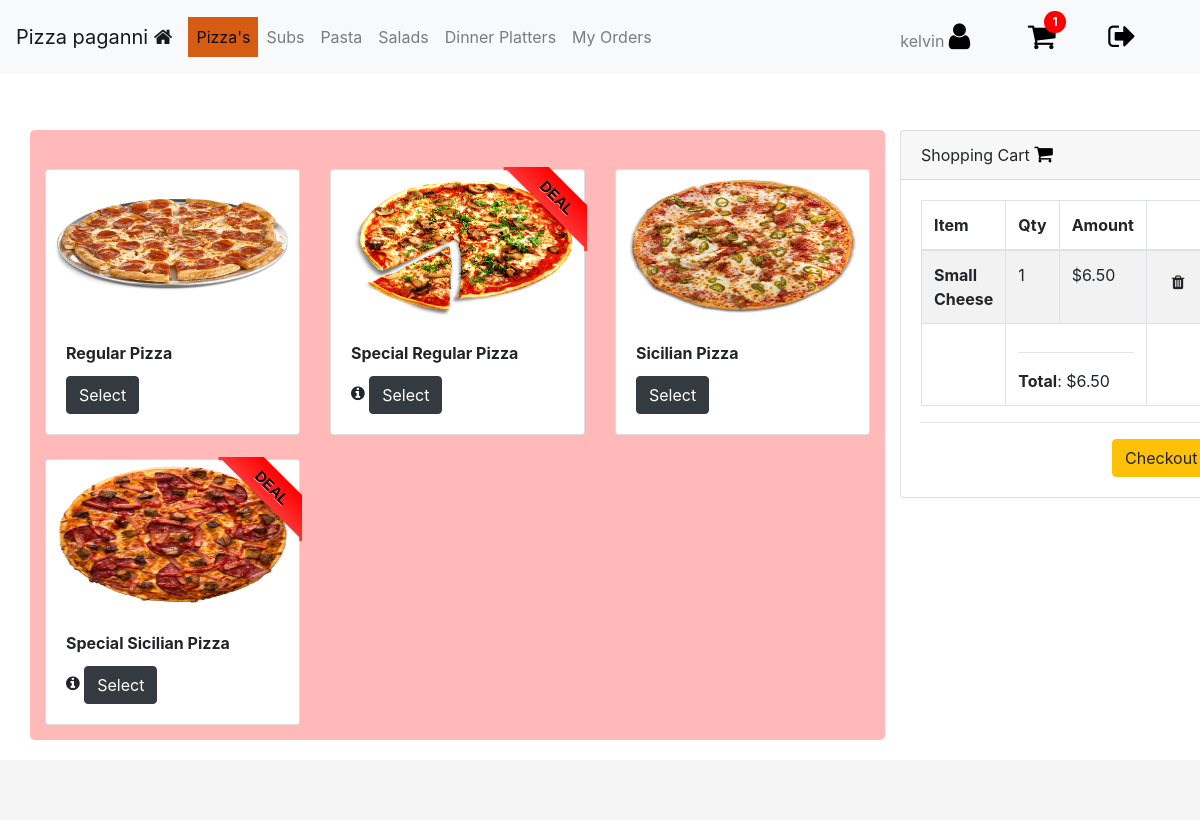
/pizza (signed in), run on the app's committed database.
### orders/models.py (models this page shows, shortened)
class Inventory(models.Model):
    name = models.CharField(max_length=64)
    toppings = models.ManyToManyField(Topping, blank=True, related_name="toppings")
    special = models.BooleanField(default=False)
    customizable = models.BooleanField(default=True)
    item_type = models.ForeignKey(ItemType, on_delete=models.PROTECT, null=True)
    comments = models.CharField(max_length=500, blank=True)
    def __str__(self):
        return f"{self.name}"

class ItemCost(models.Model):
    name = models.ForeignKey(ItemSize, on_delete=models.PROTECT, blank=True, null=True)
    itemcost = models.ManyToManyField(Inventory, blank=True, related_name="cost")
    amount = models.DecimalField(max_digits=6, decimal_places=2)
    def __str__(self):
        for each in self.itemcost.all():
            return f"{self.name} {each}"

class ItemSize(models.Model):
    name = models.CharField(max_length=64, blank=True)
    def __str__(self):
        return f"{self.name}"

class Order(models.Model):
    qty = models.IntegerField()
    item = models.ManyToManyField(ItemCost, blank=True, related_name="item")
    item_topping = models.ManyToManyField(Topping, blank=True, related_name="item_topping")
    order_id = models.ForeignKey(Completed_Order_Ids, on_delete=models.PROTECT, null=True)
    status = models.IntegerField()
    amount = models.DecimalField(max_digits=6, decimal_places=2)
    user_id = models.IntegerField()
    created_at = models.DateTimeField(auto_now_add=True)
    updated_at = models.DateTimeField(auto_now=True)
    class Meta:
        get_latest_by = ['item']

### orders/views.py (the view)
# urls.py: path("pizza", views.pizza, name="pizza"),
@login_required
@user_passes_test(lambda u: not u.is_superuser, login_url='orders')
def pizza(request):
    context = {
        "extra_allowed_count": 3
    }
    return render(request, "user/index.html", context)

### orders/context_processors.py (called while the page is built, shortened)
def data(request):
    if not request.user.is_authenticated:
        return {
            "": ""
        }
    else:
        orders = Order.objects.filter(user_id=request.user.id)
        total = Decimal(0)
        cart_item_count = 0
        total_id = []
        for order in orders:
           if order.status == 0:
               total_id.append(order.id)
               cart_item_count = len(total_id)
               total += Decimal(order.amount)
        return {
            "inventory": Inventory.objects.all(),
            "itemcost": ItemCost.objects.all(),
            "orders": orders,
            "total": total,
            "key": settings.STRIPE_PUBLISHABLE_KEY,
            "total_id": total_id,
            "cart_item_count": cart_item_count
        }
        return render(request, "user/index.html")

### orders/models.py (called while the page is built)
    def __str__(self):
        return f"{self.item}"

### orders/templatetags/striper.py (called while the page is built)
@register.filter(name='stripeconversion')
def stripe_value(total_price):
    return str(int(round(total_price, 2) * 100))

### orders/templates/user/index.html
{% extends 'user/user-base.html' %}

### orders/templates/user/user-base.html (shortened to what this page needs)
<!DOCTYPE html>
<head>
    <link rel="stylesheet" href="">
    <link rel="stylesheet"
    href="https://stackpath.bootstrapcdn.com/bootstrap/4.3.1/css/bootstrap.min.css"
>
    <link href="https://stackpath.bootstrapcdn.com/font-awesome/4.7.0/css/font-awesome.min.css" rel="stylesheet">
    {% load static %}
    <link rel="stylesheet" href="{% static 'css/style.css' %}">
</head>
<body>
    <nav class="navbar navbar-expand-lg navbar-light bg-light">
        <a class="navbar-brand" href="#">Pizza paganni <i class="fa fa-home"></i></a>
        <div class="collapse navbar-collapse" id="navbarText">
            <ul class="navbar-nav mr-auto">
                {% if not user.is_staff %}
              <li class="nav-item">
                <a class="nav-link" href="{% url 'pizza' %}">Pizza's</a>
              </li>
              <li class="nav-item">
                <a class="nav-link" href="{% url 'subs' %}">Subs</a>
              </li>
              <li class="nav-item">
                  <a class="nav-link" href="{% url 'pasta' %}">Pasta</a>
                </li>
                <li class="nav-item">
                  <a class="nav-link" href="{% url 'salads' %}">Salads</a>
                </li>
                <li class="nav-item">
                  <a class="nav-link" href="{% url 'dinner_platters' %}">Dinner Platters</a>
                </li>
                <li class="nav-item">
                  <a class="nav-link" href="{% url 'orders' %}">My Orders </a>
                </li>
                {% else %}
                <li class="nav-item">
                  <a class="nav-link" href="{% url 'orders' %}">Orders List</a>
                </li>
             {%  endif %}
            </ul>
          <span class="navbar-text">
              <span class="mr-5"> {{ user.get_username }} <i class="fa fa-user "
                style="font-size:30px;color:#000"></i>
              </span>
              {% if not user.is_staff %}
            <a href="{% url 'pizza' %}" class="notification mr-5">
                <span><i class="fa fa-shopping-cart " style="font-size:30px;color:#000"></i></span>
                <span class="badge">{{ cart_item_count }}</span>
              </a>
              {% else %}
              <a href="#" class="notification mr-5">
                <span><i class="fa fa-clock-o " style="font-size:30px;color:#000"></i></span>
                <span class="badge">{{pending_items_count}}</span>
              </a>
              {%  endif %}
           <a href="{% url 'logout_user' %}" class="mr-5"><i class="fa fa-sign-out " style="font-size:30px;color:#000"></i></a>
          </span>
        </div>
      </nav>
    <div class="container" style="margin-top: 3.5rem;">
        {% if request.resolver_match.url_name != 'orders' %}
        <div class="row">
            <div class="col-md-9"  style="max-height: 80%;
                     max-width: 100%;
            background-color: rgb(255, 185, 185); padding: 15px; margin-bottom:
            80px; border-radius: 5px; ">
<div class="row">
    {% load striper %}
    {% for items in inventory %}
    {% if items.item_type|stringformat:"s" == request.resolver_match.url_name %}
                                <div class="col-md-6 col-lg-4 col-sm-12 col-xs-12 mt-4">
                                  <div class="card">{% load static %}
                                    <img src="static/images/items/{{ items.name }}.png"
                                    class="card-img-top" height="150" alt="...">
                                    <div class="card-body">
                                      <h5 class="card-title"><small><b>{{ items.name }}</b></small></h5>
                                      {% if items.comments %}
                                      <i class="fa fa-info-circle" style="cursor: pointer;" data-toggle="tooltip" data-placement="top" title="{{items.comments}}"></i>
                                      {% endif %}
                                      <a href="#" data-toggle="modal" data-target="#modal{{ items.id }}" aria-expanded="true"
                                      aria-controls="collapseOne" class="btn btn-dark">Select</a>
                                      {% if items.special %} <div class="ribbon-wrapper-green"><div class="ribbon-green">DEAL</div></div>
                                      {% endif %}
                                    </div>
                                  </div>
                                </div>
    {% endif %}
      {% endfor %}
    </div>
            </div>
            <div class="col-3" style="margin-bottom: 40px; " >
                <div class="position-fixed" style="z-index: 1041" >
                <div class="card" >
                    <div class="card-header">
                      Shopping Cart <i class="fa fa-shopping-cart" style="font-size:20px;color:#000"></i>
                    </div>
                    {% if cart_item_count > 0 %}
                    <div class="card-body">
                        <div class="card-text" >
                            <div class="table-wrapper-scroll-y
                            my-custom-scrollbar" style="display: flex; flex-direction: column-reverse;">
                                <table class="table table-bordered table-striped mb-0">
                                  <thead>
                                    <tr>
                                      <th scope="col">Item</th>
                                      <th scope="col">Qty</th>
                                      <th scope="col">Amount</th>
                                      <th scope="col"></th>
                                    </tr>
                                  </thead>
                                  <tbody>
                                    {% for order in orders %}
                                    {% if order.status == 0 %}
                                    {% for item in order.item.all %}
                                    <tr>
                                      <th scope="row">{{item}}</th>
                                      <td>{{order.qty}}</td>
                                      <td>${{order.amount}}</td>
                                      <td><form action="{% url 'delete_from_cart'%}" method="POST">
                                      value="{{order.id}}"><button type="submit"
                                      class="btn"><i class="fa
                                      fa-trash"></i></button></form>
                                      </td>
                                    </tr>
                     {% endfor %}
                     {% endif %}
                     {% endfor %}
                     <tr>
                        <td></td>
                        <td colspan="2"><hr> <b>Total</b>: ${{ total }} </td>
                        <td></td>
                    </tr>
                                  </tbody>
                                </table>
                              </div>
                      <hr>
                      <span class="float-right">
                        <button type="button" class="btn btn-warning" data-toggle="modal" data-target="#checkout">
                            Checkout
                          </button>
</script></span>
                    </div>
                  </div>
                  {% else %}
                  <span class="p-5" style='font-size:20px;'>Your cart is empty &#128532;</span>
{% endif %}
                </div>
            </div>
        </div>
    </div>
    {% else %}
        {% regroup user_orders by order_id as order_list %}
        {% for order_id in order_list %}
             {% for item in order_id.list %}
             {% load striper %}
             {% endfor %}
      {% empty %}
      <tr><td style="text-align: center;">No orders available</td></tr>
      {% endfor %}
    {% endif %}
    </div>
</body>
<footer class="footer">
  </footer>
</html>

### orders/static/css/style.css (style rules this page uses)
body { background-color: #ffffff; background-image: url("https://www.transparenttextures.com/patterns/food.png"); }
.card { background-color: #ffffff; background-image: url("https://www.transparenttextures.com/patterns/food.png"); }
.footer { position: fixed; bottom: 0; width: 100%; height: 60px; line-height: 60px; background-color: #f5f5f5; }
.navbar-light .navbar-nav > .active > a, .navbar-light .navbar-nav > .active > :hover, .navbar-light .navbar-nav > .active > :focus { color: #000; background: #d65c14; }
.ribbon-wrapper-green { width: 85px; height: 88px; overflow: hidden; position: absolute; top: -3px; right: -3px; }
td { padding: 10px; }
th { padding: 10px; }
.ribbon-green { font: bold 15px Sans-Serif; color: #333; text-align: center; text-shadow: rgba(255,255,255,0.5) 0px 1px 0px; transform: rotate(45deg); position: relative; padding: 7px 0; left: -5px; top: 15px; width: 120px; background-color: red; background-image: -webkit-gradient(linear, left top, left bottom, from(red), to(rgb(255, 52, 52))); background-image: -webkit-linear-gradient(top, red, rgb(255, 52, 52)); background-image: -moz-linear-gradient(top, red, rgb(255, 52, 52)); background-image: -ms-linear-gradient(top, red, rgb(255, 52, 52)); background-image: -o-linear-gradient(top, red, rgb(255, 52, 52)); color: black; -webkit-box-shadow: 0px 0px 3px rgba(0,0,0,0.3); -moz-box-shadow: 0px 0px 3px rgba(0,0,0,0.3); box-shadow: 0px 0px 3px rgba(0,0,0,0.3); }
.ribbon-green:before, .ribbon-green:after { content: ""; border-top: 3px solid rgb(255, 52, 52); border-left: 3px solid transparent; border-right: 3px solid transparent; position:absolute; bottom: -3px; }
.ribbon-green:before { left: 0; }
.ribbon-green:after { right: 0; }
th { border-bottom: 1px solid #555; }
.notification { color: white; text-decoration: none; margin: 5px; position: relative; display: inline-block; border-radius: 2px; }
.notification .badge { position: absolute; display: inline-block; top: -10px; right: -10px; padding: 5px 8px; border-radius: 100%; background: red; color: white; }
.my-custom-scrollbar { position: relative; max-height: 500px; overflow: auto; }
.table-wrapper-scroll-y { display: block; }

### data on the page
Inventory: name (picture), name "Regular Pizza"
Inventory: name (picture), name "Special Regular Pizza", special "DEAL"
Inventory: name (picture), name "Sicilian Pizza"
Inventory: name (picture), name "Special Sicilian Pizza", special "DEAL"
Order: qty "1", amount "6.50"
ItemCost: id+name "Small Cheese"

### other printed values
{{ user.get_username }} "kelvin"
{{ cart_item_count }} "1"
{{ total }} "6.50"
